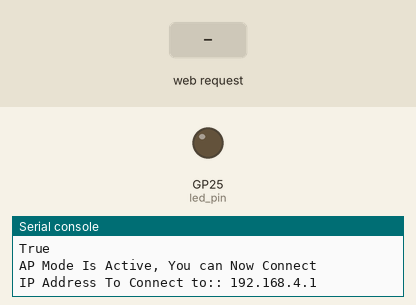
This program was run on a simulated Raspberry Pi Pico running MicroPython. Parts: output pins drawn as LEDs (lit = HIGH), the last lines printed to the serial console. The test bench sets the inputs (shaded band). The board's own WiFi access point starts at once.

Above: at 1.2 s.
1.3 s: HTTP request GET /toggle received
At 2.1 s:
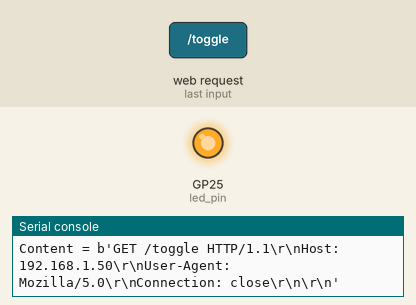
2.8 s: HTTP request GET / received
Timing chart, 0 to 5.8 s (numbered marks = the images above; inputs shaded):
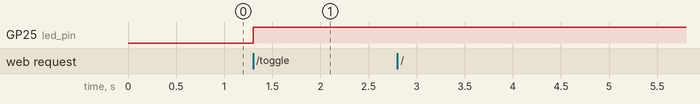

The program:

main.py
```python
import network
import time
import socket
from machine import Pin

led_pin = machine.Pin("LED", machine.Pin.OUT)  # Define the pin connected to the LED, GPIO 25

def web_page():
    html = """<html><head><meta name="viewport" content="width=device-width, initial-scale=1">
              <script>
              function toggleLed() {
                  var xhttp = new XMLHttpRequest();
                  xhttp.open("GET", "/toggle", true);
                  xhttp.send();
              }
              </script></head><body><h1>Hello World</h1>
              <button onclick="toggleLed()">Toggle LED</button></body></html>"""
    return html

def ap_mode(ssid, password):
    ap = network.WLAN(network.AP_IF)
    ap.config(essid=ssid, password=password)
    ap.active(True)

    while not ap.active():
        pass

    print(ap.isconnected())
    print('AP Mode Is Active, You can Now Connect')
    print('IP Address To Connect to:: ' + ap.ifconfig()[0])

    s = socket.socket(socket.AF_INET, socket.SOCK_STREAM)
    s.bind(('', 80))
    s.listen(5)

    while True:
        conn, addr = s.accept()
        print('Got a connection from %s' % str(addr))
        request = conn.recv(1024)
        print('Content = %s' % str(request))

        if '/toggle' in request.decode('utf-8'):
            led_pin.value(not led_pin.value())  # Toggle the LED state

        response = web_page()
        conn.send(response)
        conn.close()

ap_mode('pico', 'gogogogo')
```

Measured:
- after the input at 1.3 s, GP25 (led_pin): LOW → HIGH at once
